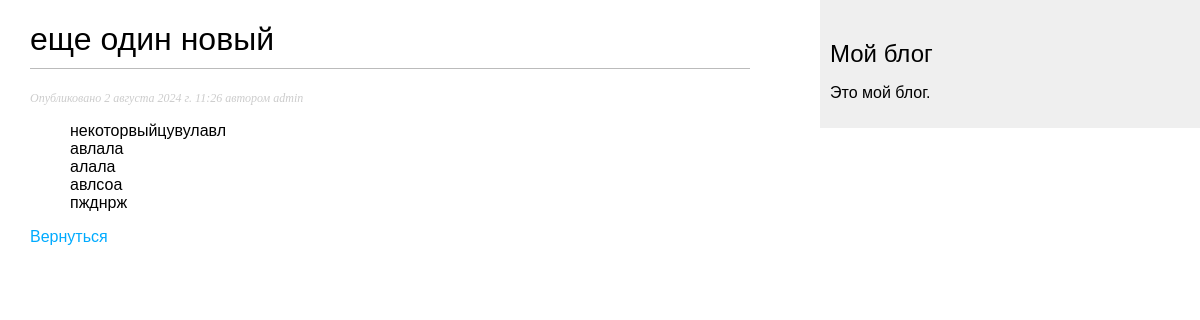
Page /blog/2024/8/2/eshe-odin-novyj on the committed database.
### blog/models.py (models this page shows, shortened)
class Post(models.Model):
    class Status(models.TextChoices):
        DRAFT = 'DF', 'Черновик'
        PUBLISHED = 'PB', 'Опубликовано'
    title = models.CharField('Заголовок поста',
                             max_length=250)
    slug = models.SlugField('Короткая метка',
                            unique_for_date='publish',
                            max_length=250)
    author = models.ForeignKey(User,
                               on_delete=models.CASCADE,
                               related_name='blog_posts',
                               verbose_name='Автор')
    body = models.TextField('Содержание поста')
    publish = models.DateTimeField('дата публикации', default=timezone.now)
    created = models.DateTimeField('дата создания', auto_now_add=True)
    updated = models.DateTimeField('дата обновления', auto_now=True)
    status = models.CharField('Статус', max_length=2,
                              choices=Status.choices,
                              default=Status.DRAFT)
    objects = models.Manager()  # менеджер применяемый по умолчанию
    published = PublishedMeneger()  # конкретно прикладной менеджер
    class Meta:
        ordering = ['-publish']
        indexes = [
            models.Index(fields=['-publish']),
        ]
        verbose_name = 'Пост'
        verbose_name_plural = 'Посты'

### blog/views.py (the view)
def post_detail(request, year, month, day, post):
    post = get_object_or_404(Post,
                             status=Post.Status.PUBLISHED,
                             slug=post,
                             publish__year=year,
                             publish__month=month,
                             publish__day=day)
    return render(request,
                  'blog/post/detail.html',
                  {'post': post})

### blog/templates/blog/post/detail.html (shortened to what this page needs)
{% extends 'blog/base.html' %}
{% block content %}
<h1>{{ post.title }}</h1>
<p class="date">
    Опубликовано {{ post.publish }} автором {{ post.author }}
</p>
    <blockquote>
        {{ post.body|linebreaks }}
    </blockquote>
    <a href="{% url 'blog:post_list' %}">Вернуться</a>
{% endblock %}

### blog/static/css/blog.css (style rules this page uses)
body { margin:0; padding:0; font-family:helvetica, sans-serif; }
a { color:#00abff; text-decoration:none; }
h1 { font-weight:normal; border-bottom:1px solid #bbb; padding:0 0 10px 0; }
p.date { color:#ccc; font-family: georgia, serif; font-size: 12px; font-style: italic; }

### rows in the picture
Post: title "еще один новый", publish "2 августа 2024 г. 11:26", author "admin", body "некоторвыйцувулавл авлала алала авлсоа пжднрж"
